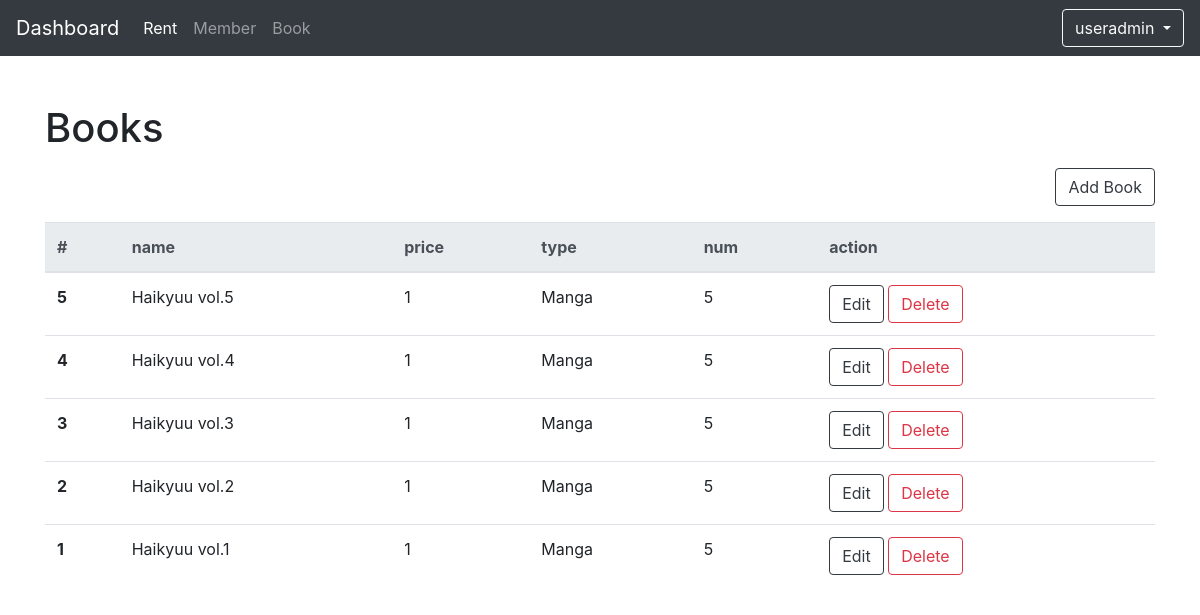
The page /books (signed in) on the database as committed earlier.
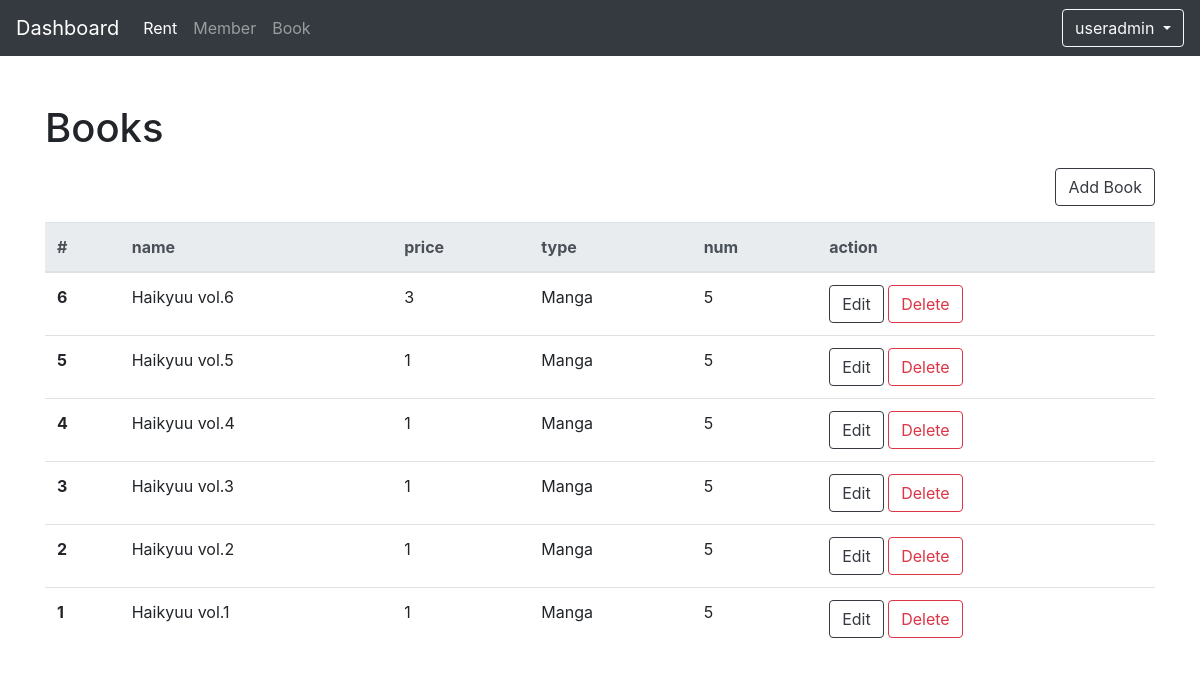
The same page on the database as committed later.
### tables this page shows
CREATE TABLE 'books' ('bk_id' integer PRIMARY KEY NOT NULL, 'bk_name'  text NOT NULL  , 'bk_price' INTEGER NOT NULL DEFAULT 0, 'bk_type' text, 'bk_active' boolean NOT NULL DEFAULT 'true', 'bk_img' text, 'bk_num' integer NOT NULL DEFAULT 0);

### app.py (the view, shortened to what this page needs)
@app.route("/books", methods=["GET", "POST"])
@login_required
def books():
    books = []
    error_status = False
    error_massage = ''
    if request.args.get('error_massage'):
        error_massage = request.args.get('error_massage')
    with sqlite3.connect("book_rental_shop.db") as con:
        cur = con.cursor()
        data = cur.execute("SELECT * FROM books ORDER BY bk_id DESC")
        for row in data:
            books.append({
                "id":row[0],
                "name":row[1],
                "price":row[2],
                "type":row[3],
                "num":row[6],
                "active":row[4]
            })
        con.commit()
    return render_template("book.html", books = books, error_massage = error_massage)

### helpers.py (called while the page is built)
def login_required(f):
    @wraps(f)
    def decorated_function(*args, **kwargs):
        if session.get("user_id") is None:
            return redirect("/login")
        return f(*args, **kwargs)
    return decorated_function

### templates/book.html (shortened to what this page needs)
<!DOCTYPE html>
<html lang="en">
<head>
    <link rel="stylesheet" href="https://cdn.jsdelivr.net/npm/bootstrap@4.5.3/dist/css/bootstrap.min.css">
    <link href="./../static/css/styles.css" rel="stylesheet">
</head>
<body>
    {% include 'layout/nav-bar.html' %}
    <div class="container">
        <h1 class="mt-5 mb-3">Books</h1>
        <div class="row mb-3">
            <div class="col-12">
                <button class="btn btn-outline-dark float-right" data-toggle="modal" data-target="#AddBook">Add Book</button>
            </div>
        </div>
        <table class="table">
            <thead class="thead-light">
                <tr>
                    <th scope="col">#</th>
                    <th scope="col">name</th>
                    <th scope="col">price</th>
                    <th scope="col">type</th>
                    <th scope="col">num</th>
                    <th scope="col">action</th>
                </tr>
            </thead>
            <tbody>
                {% for book in books %}
                <tr>
                    <th scope="row">{{ book.id }}</th>
                    <td>{{ book.name }}</td>
                    <td>{{ book.price }}</td>
                    <td>{{ book.type }}</td>
                    <td>{{ book.num }}</td>
                    <td>
                        <button class="btn btn-outline-dark" data-toggle="modal" data-target="#EditBook" onclick="getBookData({{book}})">Edit</button>
                        <a class="btn btn-outline-danger" href="books/{{book.id}}?option=D">Delete</a>
                    </td>
                </tr>
                {% endfor %}
            </tbody>
        </table>
    </div>
</body>
</html>

Rows that differ between the two databases and show on the page:
added books: id "6", name "Haikyuu vol.6", price "3", type "Manga", num "5"
